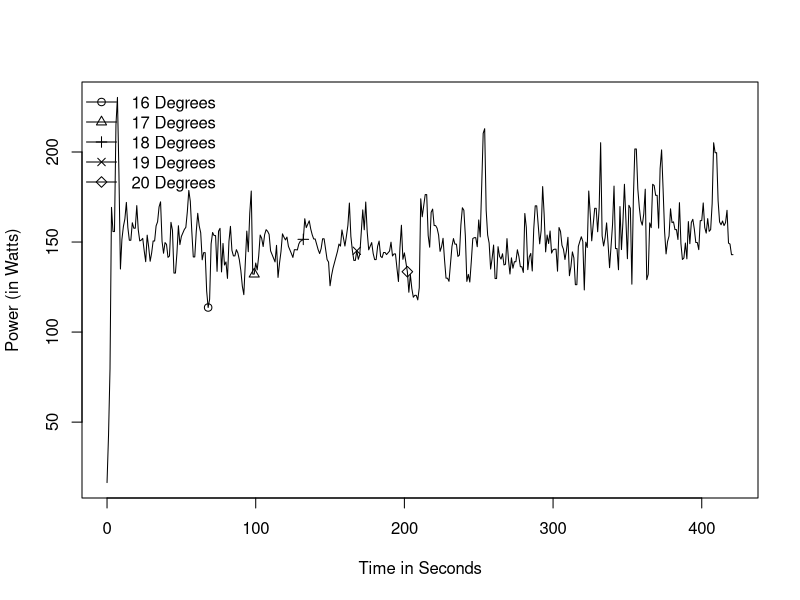

This figure's R source:
# Set the working directory
setwd("/Users/mac/Desktop/Programming/COMP9596//DroneData")
require(splines) #thx @Chase for the notice

# Read the data
data <- read.csv(file="4.csv", header=TRUE, sep=",")

# Convert date column to Date object
data$Date <- as.POSIXct(data$Date)

# Extract the data from column name to plot
data.toPlot <- data[data$Battery > 5,]

# Calculate the difference of each time point to the first (in seconds)
data.toPlot$TimeDiff <- data.toPlot$Date - data.toPlot$Date[1]

# Since TimeDiff is a time/date object, convert it to a numeric and store this as an extra column in data frame
data.toPlot$TimeDiffValue <- as.numeric(data.toPlot$TimeDiff)

# Multiple current and voltage to get Power
data.toPlot$Power <- as.double(-(data.toPlot$Current/1000) * data.toPlot$Voltage/1000)

#Get Mangnitude of Velocity
data.toPlot$Velocity <- sqrt(data.toPlot$VelocityX^2 + data.toPlot$VelocityY^2 + data.toPlot$VelocityZ^2)
data.toPlot$Mean <- mean(data.toPlot$Power)

#dY <- diff(data.toPlot$Velocity)/diff(data.toPlot$TimeDiffValue)  # the derivative of your function
#dX <- rowMeans(embed(data.toPlot$TimeDiffValue,2)) # centers the X values for plotting

ppi <- 200
png(file=paste("FourthExperimentSingleAnglePower", ".png", sep=""), height=7*ppi, width=9*ppi, res=ppi)

#write.csv(data.toPlotFinal, file="FirstRev.csv")
plot(y=data.toPlot$Power, x=data.toPlot$TimeDiffValue,type="l",col="black", lwd="1", ylab="Power (in Watts)", xlab="Time in Seconds")
points(x=data.toPlot$TimeDiffValue[68], y=data.toPlot$Power[68], pch=1)
points(x=data.toPlot$TimeDiffValue[98], y=data.toPlot$Power[98], pch=2)
points(x=data.toPlot$TimeDiffValue[128], y=data.toPlot$Power[128], pch=3)
points(x=data.toPlot$TimeDiffValue[158], y=data.toPlot$Power[158], pch=4)
points(x=data.toPlot$TimeDiffValue[188], y=data.toPlot$Power[188], pch=5) 

legend("topleft", legend=c("16 Degrees", "17 Degrees", "18 Degrees", "19 Degrees", "20 Degrees"), bty="n", pch=1:5, lty=1, lwd=1)

dev.off()
